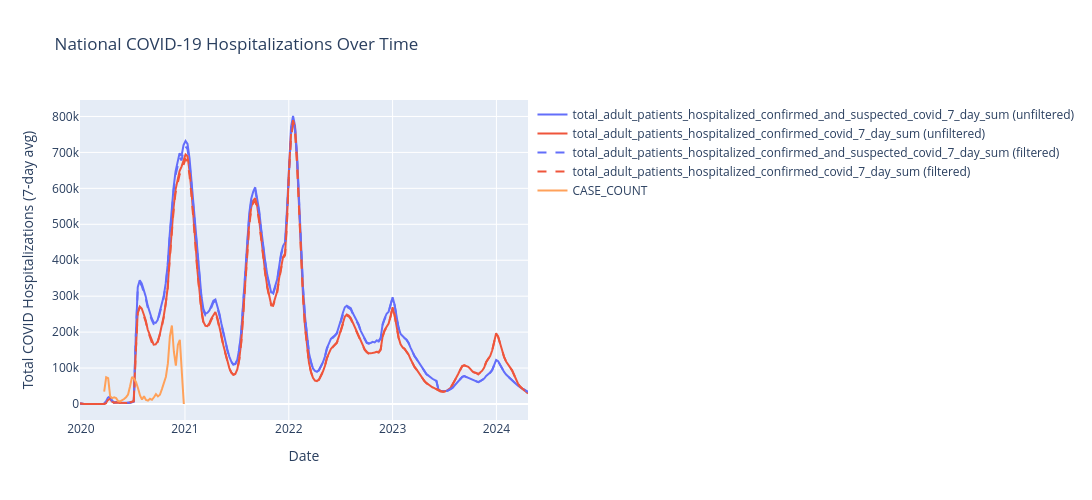

Write notebook code for a chart like this one.
### Code cell
fig = go.Figure()

# plots averages 
# cols = [col for col in df.columns if "confirmed" in col and "adult" in col and "-" not in col and "+" not in col and "icu" not in col and "previous" not in col and "coverage" not in col]
# cols = cols + ["total_patients_hospitalized_confirmed_influenza_and_covid_7_day_avg", "total_patients_hospitalized_confirmed_influenza_and_covid_7_day_sum"] 
cols = ['total_adult_patients_hospitalized_confirmed_and_suspected_covid_7_day_sum', 'total_adult_patients_hospitalized_confirmed_covid_7_day_sum']

# Get plotly default colors
import plotly.colors as pc
default_colors = pc.qualitative.Plotly

# Clean and plot unfiltered data first (solid lines)
df_unfiltered_clean = df_unfiltered.copy()
for col in cols:
    df_unfiltered_clean = clean_numeric(df_unfiltered_clean, col)

for idx, col in enumerate(cols):
    national_covid_unfiltered = df_unfiltered_clean.groupby('collection_week')[col].sum().reset_index()
    national_covid_unfiltered = national_covid_unfiltered.sort_values('collection_week')
    color = default_colors[idx % len(default_colors)]
    fig.add_trace(go.Scatter(
        x=national_covid_unfiltered['collection_week'],
        y=national_covid_unfiltered[col],
        mode='lines',
        name=f'{col} (unfiltered)',
        line=dict(color=color),
        hovertemplate='Date: %{x|%Y-%m-%d}<br>' +
                      f'{col} (unfiltered): %{{y:,.0f}}' +
                      '<extra></extra>'
    ))

# Clean and plot filtered data (dashed lines, same colors)
for col in cols:
    df_filtered = clean_numeric(df_filtered, col)

for idx, col in enumerate(cols):
    national_covid = df_filtered.groupby('collection_week')[col].sum().reset_index()
    national_covid = national_covid.sort_values('collection_week')
    color = default_colors[idx % len(default_colors)]
    fig.add_trace(go.Scatter(
        x=national_covid['collection_week'],
        y=national_covid[col],
        mode='lines',
        name=f'{col} (filtered)',
        line=dict(color=color, dash='dash'),
        hovertemplate='Date: %{x|%Y-%m-%d}<br>' +
                      f'{col} (filtered): %{{y:,.0f}}' +
                      '<extra></extra>'
    ))

#  add case data
fig.add_trace(go.Scatter(
        x=national_case_df['date'],
        y=national_case_df['CASE_COUNT'],
        mode='lines',
        # line=dict(color='red'),
        name='CASE_COUNT',
        hovertemplate='Date: %{x|%Y-%m-%d}<br>' +
                      'CASE_COUNT: %{y:,.0f}' +
                      '<extra></extra>'
    ))

fig.update_layout(
    title='National COVID-19 Hospitalizations Over Time',
    xaxis_title='Date',
    yaxis_title='Total COVID Hospitalizations (7-day avg)',
    hovermode='x unified',
    height=500,
    width=1200,
    legend=dict(
        orientation="v",
        yanchor="top",
        y=1,
        xanchor="left",
        x=1.01
    )
)

fig.show()

### Figure 1 — Plotly figure (JSON) as saved in the notebook; plotly's stock layout.template omitted (floating-point values rounded to 4 significant figures; data arrays with more than 128 entries replaced by an {"elided": "..."} marker saying what was removed)
{"data": [{"hovertemplate": "Date: %{x|%Y-%m-%d}<br>total_adult_patients_hospitalized_confirmed_and_suspected_covid_7_day_sum (unfiltered): %{y:,.0f}<extra></extra>", "line": {"color": "#636EFA"}, "mode": "lines", "name": "total_adult_patients_hospitalized_confirmed_and_suspected_covid_7_day_sum (unfiltered)", "type": "scatter", "x": {"elided": "226 str values"}, "y": {"elided": "226 int values"}}, {"hovertemplate": "Date: %{x|%Y-%m-%d}<br>total_adult_patients_hospitalized_confirmed_covid_7_day_sum (unfiltered): %{y:,.0f}<extra></extra>", "line": {"color": "#EF553B"}, "mode": "lines", "name": "total_adult_patients_hospitalized_confirmed_covid_7_day_sum (unfiltered)", "type": "scatter", "x": {"elided": "226 str values"}, "y": {"elided": "226 int values"}}, {"hovertemplate": "Date: %{x|%Y-%m-%d}<br>total_adult_patients_hospitalized_confirmed_and_suspected_covid_7_day_sum (filtered): %{y:,.0f}<extra></extra>", "line": {"color": "#636EFA", "dash": "dash"}, "mode": "lines", "name": "total_adult_patients_hospitalized_confirmed_and_suspected_covid_7_day_sum (filtered)", "type": "scatter", "x": {"elided": "226 str values"}, "y": {"elided": "226 int values"}}, {"hovertemplate": "Date: %{x|%Y-%m-%d}<br>total_adult_patients_hospitalized_confirmed_covid_7_day_sum (filtered): %{y:,.0f}<extra></extra>", "line": {"color": "#EF553B", "dash": "dash"}, "mode": "lines", "name": "total_adult_patients_hospitalized_confirmed_covid_7_day_sum (filtered)", "type": "scatter", "x": {"elided": "226 str values"}, "y": {"elided": "226 int values"}}, {"hovertemplate": "Date: %{x|%Y-%m-%d}<br>CASE_COUNT: %{y:,.0f}<extra></extra>", "mode": "lines", "name": "CASE_COUNT", "type": "scatter", "x": ["2020-03-23T00:00:00", "2020-03-30T00:00:00", "2020-04-06T00:00:00", "2020-04-13T00:00:00", "2020-04-20T00:00:00", "2020-04-27T00:00:00", "2020-05-04T00:00:00", "2020-05-11T00:00:00", "2020-05-18T00:00:00", "2020-05-25T00:00:00", "2020-06-01T00:00:00", "2020-06-08T00:00:00", "2020-06-15T00:00:00", "2020-06-22T00:00:00", "2020-06-29T00:00:00", "2020-07-06T00:00:00", "2020-07-13T00:00:00", "2020-07-20T00:00:00", "2020-07-27T00:00:00", "2020-08-03T00:00:00", "2020-08-10T00:00:00", "2020-08-17T00:00:00", "2020-08-24T00:00:00", "2020-08-31T00:00:00", "2020-09-07T00:00:00", "2020-09-14T00:00:00", "2020-09-21T00:00:00", "2020-09-28T00:00:00", "2020-10-05T00:00:00", "2020-10-12T00:00:00", "2020-10-19T00:00:00", "2020-10-26T00:00:00", "2020-11-02T00:00:00", "2020-11-09T00:00:00", "2020-11-16T00:00:00", "2020-11-23T00:00:00", "2020-11-30T00:00:00", "2020-12-07T00:00:00", "2020-12-14T00:00:00", "2020-12-21T00:00:00", "2020-12-28T00:00:00"], "y": [34590.0, 74440.0, 71630.0, 21550.0, 16240.0, 18620.0, 16340.0, 8311.0, 7241.0, 10020.0, 13800.0, 18880.0, 26380.0, 49590.0, 75430.0, 70290.0, 60540.0, 43890.0, 23610.0, 12250.0, 21540.0, 11180.0, 9295.0, 14410.0, 11540.0, 18710.0, 27330.0, 21090.0, 25670.0, 41500.0, 60110.0, 75830.0, 112900.0, 188000.0, 218400.0, 145400.0, 106500.0, 164500.0, 178400.0, 75520.0, 0]}], "layout": {"height": 500, "hovermode": "x unified", "legend": {"orientation": "v", "x": 1.01, "xanchor": "left", "y": 1, "yanchor": "top"}, "title": {"text": "National COVID-19 Hospitalizations Over Time"}, "width": 1200, "xaxis": {"title": {"text": "Date"}}, "yaxis": {"title": {"text": "Total COVID Hospitalizations (7-day avg)"}}}}
